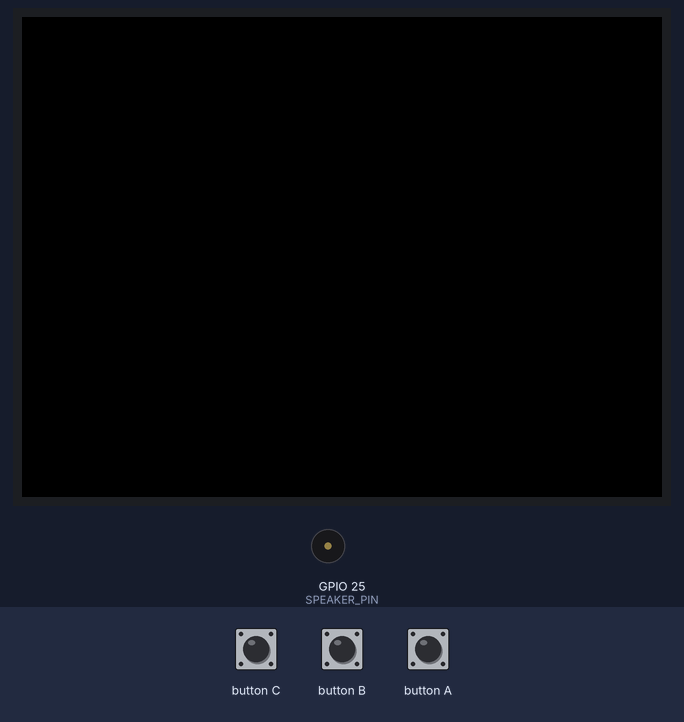
This sketch was run on a simulated ESP32. Parts: 320×240 colour display, buzzer (waves = sounding). The test bench sets the inputs (shaded band).

Above: at 1.3 s.
1.4 s: button A pressed for 0.15 s
At 2.3 s:
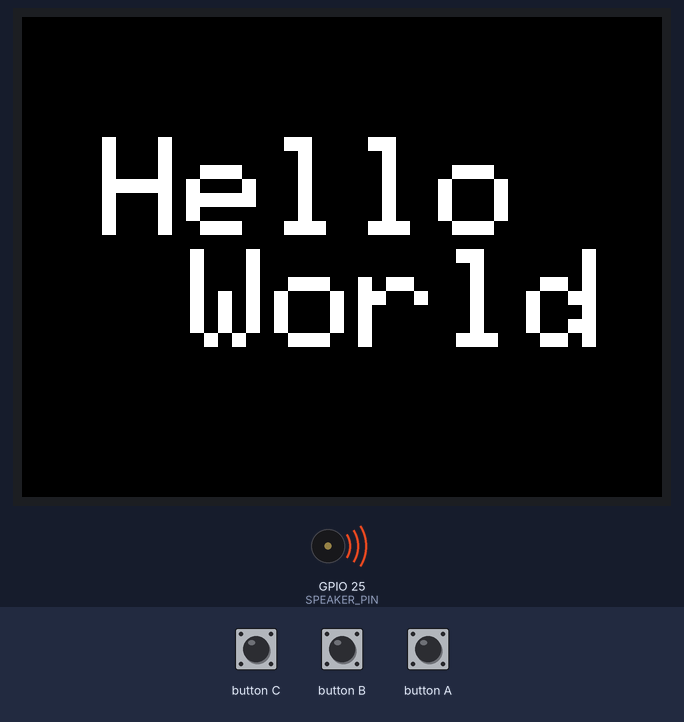
4.0 s: button A pressed for 1 s
At 6.1 s:
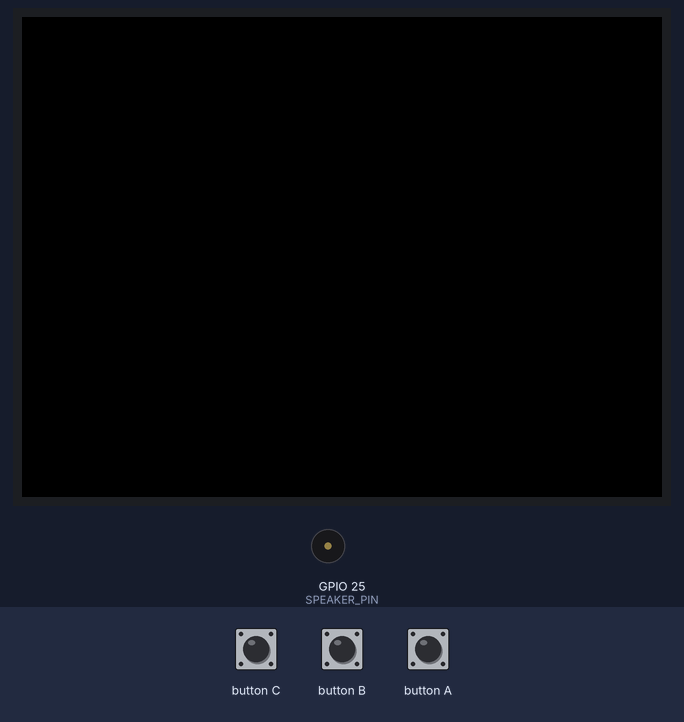
Timing chart, 0 to 7.6 s (numbered marks = the images above; inputs shaded):
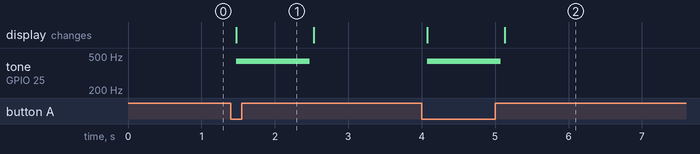

Measured:
- after the input at 1.4 s, tone on GPIO 25 (SPEAKER_PIN): silent → 433 Hz after 0.08 s, → silent 1.0 s later; the display: changes after 0.08 s (image 1)
- after the input at 4.0 s, tone on GPIO 25 (SPEAKER_PIN): silent → 433 Hz after 0.08 s, → silent 1.0 s later; the display: first changes after 0.08 s (image 2 shows a later state)

The sketch:

beep.ino
```cpp
#include<M5Stack.h>

#define SPEAKER_PIN 25

void beep( int freq, int duration, uint8_t volume ) {
    // freq[Hz], duration[ms], volume[1-255]
    int us = 1000000 / freq / 2; // Nyquist frequency's period[microsecond]
    unsigned long start = millis();
    while( ( millis() - start ) < duration ) {
        dacWrite( SPEAKER_PIN, 0 );         // 0[V] voltage is output to SPEAKER_PIN.
        delayMicroseconds( us );            // Wait for the specified microsecond
        dacWrite( SPEAKER_PIN, volume );    // volume[V] voltage is output to SPEAKER_PIN.
        delayMicroseconds( us );            // Wait for the specified microsecond
    }
    dacWrite( SPEAKER_PIN, 0 );
}

void setup(){ M5.begin();}

void loop(){
    M5.update();
    if( M5.BtnA.wasPressed() ) {
        M5.Lcd.setCursor(40, 60);
        M5.Lcd.setTextSize(7);
        M5.Lcd.print("Hello\n  World");

        beep( 440, 1000, 2 );

        delay( 100 );
        M5.Lcd.fillScreen(BLACK);
    }
}
```
